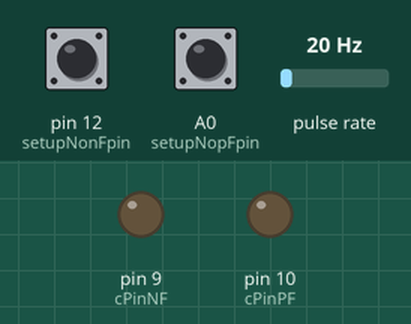
The sketch below on a simulated Arduino Uno, built with avr-gcc and run on an emulated ATmega328P. Parts: output pins drawn as LEDs (lit = HIGH). Wiring (inferred from the names in the program): pulse sensor: data pin 8. Dashed ring = blinking. Inputs (shaded band) come from the test bench; at power-on: pulse rate 20 Hz, pin 12 (setupNonFpin) HIGH, A0 (setupNopFpin) HIGH. What the sketch prints to the serial monitor is not drawn.

Above: at 2.2 s.
2.3 s: pulse rate (sensor on pin 8) set to 50 Hz
3.8 s: pulse rate (sensor on pin 8) set to 4 Hz
At 4.33 s:
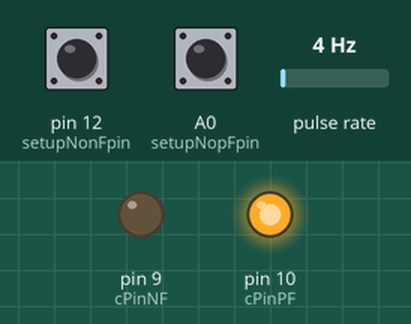
6.8 s: pulse rate (sensor on pin 8) set to 100 Hz
At 7.9 s:
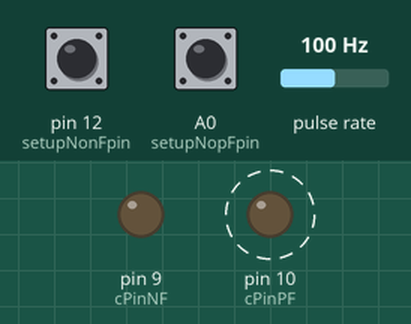
8.3 s: pulse rate (sensor on pin 8) set to 13 Hz
11.3 s: pin 12 (setupNonFpin) pulled LOW for 0.15 s
At 13.1 s:
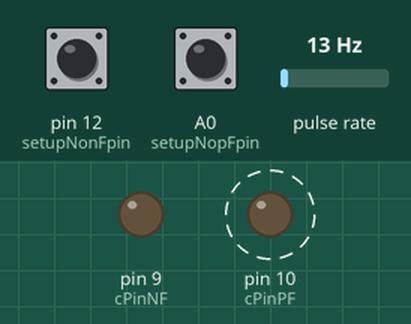
14.3 s: A0 (setupNopFpin) pulled LOW for 0.15 s
At 18.25 s:
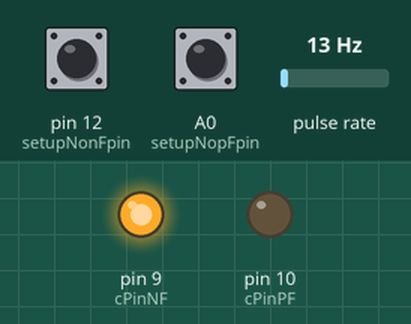
Timing chart, 0 to 18.3 s (numbered marks = the images above; inputs shaded):
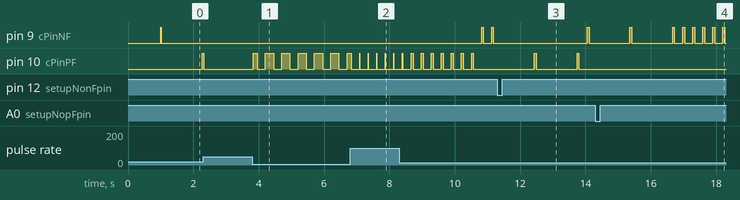

Measured:
- after the input at 6.8 s, pin 10 (cPinPF): alternates HIGH for 0.01 s and LOW for 0.25 s, starting at once
- after the input at 11.3 s, pin 10 (cPinPF): alternates HIGH for 0.06 s and LOW for 1.3 s, starting after 1.1 s
- by itself, pin 10 (cPinPF): repeats every 0.50 s: LOW 0.25 s, HIGH 0.25 s

The sketch:

CapMeter4.ino
```cpp
/*
 Capacitance Meter

 Original code: tmd3 on Arduino forum
 				http://forum.arduino.cc/index.php?topic=174338.0 post#21
 Slight changes and improvements: Dmitry Reznikov, 2015

 Defaults: capacitor pin 7, voltage reference pin 6;
 these can be switched - see macros definitions below.
 Capacitor to be measured between capacitor pin and GND.
 Resistor, value = Rc, beween capacitor pin and cPin.
 Resistor Rd, value < Rc/5 & > 200, between dPin and capacitor pin.

 cPin ----> Rc ----> capacitor pin ----> capacitor_being_tested ----> GND

 +5v ----> R2 ----> voltage reference pin ----> R1 ----> GND

 capacitor pin ----> Rd ----> dPin

*/

// *** Define setup section - change according to your layout

#define smallRc 10000.0  // default Rc resistance to measure 1nF and up
#define bigRc 1000000.0  // bigger Rc resistance to measure pF capacitors

#define Rd 510.0  // drain resistor
#define R1 984.0  // to GND
#define R2 1994.0 // to 5v
#define clockRate_us 16.0

#define dPin 8    // drain, any pin will do, 8 by default
#define cPinNF 9  // test voltage pin for small resistor (nF meter), default 9
#define cPinPF 10 // test voltage pin for big resistor (pF meter), default 10
				  // you can change these to pins 3 and 4, see macros below
				  // if other pins are used, add/change port manipulation macros below

#define setupNonFpin 12 // connect this pin to GND to disable nF mode
#define setupNopFpin A0 // connect this pin to GND to disable pF mode

#define pFmodeWait 10 // cycles to wait before changing to pF mode (default 10)

// *** the following macros start timer with either falling or rising edge.
// *** falling: reference voltage on pin 6, measured capacitor on pin 7
// *** rising: reference voltage on pin 7, measured capacitor on pin 6
#define START_TIMER TCCR1B = (1<<CS10)  // falling
//#define START_TIMER TCCR1B = (1<<CS10) | (1<<ICES1)  // rising

// *** macros to provide voltage to pins 4/3 or 9/10, depending on layout
//#define VPIN_HIGH(X) PORTD |= (1 << X)  // pin 4/3
#define VPIN_HIGH(X) PORTB |= (1 << X)  // pin 9/10
// *** X for VPIN_HIGH macro
#define smallCap 1 // 1 for pin 9 (PORTB); 4 for pin 4 (PORTD)
#define bigCap 2   // 2 for pin 10 (PORTB); 3 for pin 3 (PORTD)


// *** macros for visualization depending on your serial monitor abilities. Defaults work with RealTerm
#define PRINT_NEW_LINE Serial.print("\r") // carriage return; display resultis in one line
//#define PRINT_NEW_LINE Serial.println()  // use this if your serial monitor doesn't support CR (Arduino IDE)
#define PRINT_TAB Serial.print("\t")    // tab
//#define PRINT_TAB Serial.print("--- ")  // use this if your serial monitor doesn't show tabs (UECIDE)

// *** the end of define setup section

volatile uint8_t TIFR1_Copy;
volatile uint16_t ICR_Copy;
volatile uint8_t ICR_Flag = 0;
volatile uint16_t TOV1_Ctr;

bool pFmode = false;
bool NonFmode = false;
bool NopFmode = false;
bool modeChange = true;
byte adjustmentCounter = 22;
byte pFmodeCounter = 0;
float nFadjustment = 0;
float pFadjustment = 0;
float jitMin = 0;
float jitMax = 0;
byte pinSelect = smallCap;

float C;
float k;
uint16_t dischargeTime;

void calibration()
 {if (adjustmentCounter == 22) // first measure = nF adjustment through small resistor
 	{
 		nFadjustment = C;
 		Serial.print("nF adjustment: -");
 		Serial.print((nFadjustment*1000000),3);
 		Serial.println(" pF");
 		adjustmentCounter--;
 		k = 1/(clockRate_us*bigRc*log((R1+R2)/R2));
 		pFmode=true;
 		pinSelect = bigCap;
 		delay (1000);
 		return;
 	} else
  if (adjustmentCounter == 21)  // second measure = pF adjustment through big resistor
 	{
 		pFadjustment = C;
 		Serial.print("pF adjustment: -");
 		Serial.print((pFadjustment*1000000),3);
 		Serial.println(" pF");
 		adjustmentCounter--;
 		delay (1000);
 		return;
 	} else
  {
 	C = C - pFadjustment;
 	if (C < jitMin) {jitMin = C;}
 	if (C > jitMax) {jitMax = C;}
 	Serial.print("Testing...  ");  // show the jitter on big capacitor for a sec; maybe restart is needed
 	PRINT_TAB;
 	Serial.print(C*1000,3); Serial.print(" nF    ");
 	PRINT_TAB;
 	Serial.print((C*1000000),2); Serial.print(" pF                      ");
 	PRINT_NEW_LINE;
 	adjustmentCounter--;
 	if (adjustmentCounter == 0)
 	  {
 	  	Serial.print("Jitter: ");
 	  	Serial.print((jitMin*1000000),2);
 	  	Serial.print(" to ");
 	  	Serial.print((jitMax*1000000),2);
 	  	Serial.println(" pF                                  ");
 	  	Serial.println("Ready");
 	  }
  };
 }

void displayResults()
{
if (pFmode)  // small capacitor meter
 {
 C = C - pFadjustment;  // substract 'stray capacitance'
 Serial.print("  ****   ");
 PRINT_TAB;
 Serial.print(C*1000,3); Serial.print(" nF     ");
 PRINT_TAB;
 Serial.print((C*1000000),2); Serial.print(" pF                         ");
 PRINT_NEW_LINE;

 if (((C < 0.0000005) | (C > 0.002)) && (!NonFmode)) // switch to nF mode if needed
 	{
 	 pFmode = false;
 	 pFmodeCounter=0;
 	 k = 1/(clockRate_us*smallRc*log((R1+R2)/R2));
 	 pinSelect = smallCap;
 	};

 } else  // big capacitor meter
 {
 C = C - nFadjustment;  // substract 'stray capacitance'
 Serial.print(C,2); Serial.print(" uF   ");
 PRINT_TAB;
 Serial.print((C*1000),3); Serial.print(" nF     ");
 PRINT_TAB;
 Serial.print("  ****                            ");
 PRINT_NEW_LINE;

 if (((C < 0.002) && (C > 0.0000008)) && (!NopFmode)) // switch to pF mode if needed
 	{
 		pFmodeCounter++;
 		if (pFmodeCounter > pFmodeWait) // some delay before switch to avoid false triggers
 		{pFmode = true;
 		 k = 1/(clockRate_us*bigRc*log((R1+R2)/R2));
 	     pinSelect = bigCap;
 	     pFmodeCounter = 0;
 	    };
 	}
 };
}

void clearPrint()
{
	PRINT_NEW_LINE;
 	delay(1000);
 	Serial.print("                                                     ");
 	PRINT_NEW_LINE;
}

void checkSettings()
{
	MCUCR &= ~(1 << PUD); // enable pullup registers
	pinMode(setupNonFpin, INPUT_PULLUP);
    pinMode(setupNopFpin, INPUT_PULLUP);
	if ((digitalRead(setupNonFpin)==LOW) && (!NonFmode))
	{
		Serial.print("Disabling nF mode...                                        ");
		NonFmode = true;
		pFmode = true;
 		k = 1/(clockRate_us*bigRc*log((R1+R2)/R2));
 	    pinSelect = bigCap;
 	    pFmodeCounter = 0;
 	    clearPrint();
 	}
	else
	if ((digitalRead(setupNonFpin)==HIGH) && (NonFmode))
	{
		Serial.print("Enabling nF mode...                                         ");
		NonFmode = false;
		clearPrint();
	}
	else
	if ((digitalRead(setupNopFpin)==LOW) && (!NopFmode))
	{
		Serial.print("Disabling pF mode...                                        ");
		NopFmode = true;
		pFmode = false;
 		k = 1/(clockRate_us*smallRc*log((R1+R2)/R2));
 	    pinSelect = smallCap;
 	    pFmodeCounter = 0;
 	    clearPrint();
	}
	else
	if ((digitalRead(setupNopFpin)==HIGH) && (NopFmode))
	{
		Serial.print("Enabling pF mode...                                         ");
		NopFmode = false;
		clearPrint();
	}
	MCUCR |= (1 << PUD); // disable pullup registers
}


void setup() {
 Serial.begin(115200);
 Serial.println("Starting up");


// check the mode control pins and display the programmed resistor values
 pinMode(setupNonFpin, INPUT_PULLUP);
 pinMode(setupNopFpin, INPUT_PULLUP);

 if (digitalRead(setupNonFpin)==LOW) {NonFmode = true;}
 if (digitalRead(setupNopFpin)==LOW) {NopFmode = true;}

 if (NonFmode && NopFmode)
 	{Serial.println("Mode change disabled");
 	 modeChange = false;
 	 NonFmode = false; NopFmode = false;}
 Serial.print("nF resistor: ");
 Serial.print(smallRc);
 if (NonFmode) {Serial.print(" (disabled)");}
 Serial.println();
 Serial.print("pF resistor: ");
 Serial.print(bigRc);
 if (NopFmode) {Serial.print(" (disabled)");}
 Serial.println();

// k is the multiplier used to calculate capacitance based on resistor values
// it changes later in the code with mode changes
 k = 1/(clockRate_us*smallRc*log((R1+R2)/R2));


 MCUCR |= (1 << PUD);  // Globally disable pullup resistors
 TCCR1B = 0;  // Noise Canceler off; Normal mode; falling edge; stopped
 TCCR1A = 0;  // Normal mode;
 TIMSK1 = (1 << ICIE1) | (1 << TOIE1); // Input Capture and Overflow interrupts

 DIDR1 |= (1<<AIN1D)|(1<<AIN0D); // Disable digital buffer on comp inputs
 ACSR = (1 <<  ACIC); // Enable comparator capture

 pinMode(dPin,OUTPUT);
 pinMode(cPinNF,OUTPUT);
 pinMode(cPinPF,OUTPUT);
 digitalWrite(dPin,LOW);
 digitalWrite(cPinNF,LOW);
 digitalWrite(cPinPF,LOW); // All pins low - discharge

 delay(1000); // Wait plenty of time for discharge
}

void loop() {


 ICR_Flag = 0; // Initilize counters and flag
 TOV1_Ctr = 0;
 TCNT1 = 0;

 pinMode(dPin,INPUT); // dPin set to input - high impedance
 if (pFmode) {pinMode(cPinNF,INPUT);pinMode(cPinPF,OUTPUT);} else {pinMode(cPinPF,INPUT); pinMode(cPinNF,OUTPUT);}

 cli(); // No interrupts between starting charge and starting timer
 VPIN_HIGH(pinSelect);  // start charging, see defines above
 START_TIMER; // start Timer1, see defines above
 sei(); // Let interrutps happen now

 while (!ICR_Flag) {} // Wait for charging to finish

 pinMode(dPin,OUTPUT);
 pinMode(cPinNF,OUTPUT);
 pinMode(cPinPF,OUTPUT);
 digitalWrite(dPin,LOW);
 digitalWrite(cPinNF,LOW);
 digitalWrite(cPinPF,LOW); // dPin and test voltage pins low - start discharge

 // Calculate capacitance
 // Adjust overflow counter - if TOV1 is on, and ICR is low -
 if ((!(ICR_Copy & (1 << 15))) && (TIFR1_Copy & (1 << TOV1))) {
   TOV1_Ctr++;
 }
 C = k * (float)(((uint32_t)TOV1_Ctr << 16) | ICR_Copy);

 if (adjustmentCounter > 0) // calculating 'stray capacitances' on the first run

 {calibration();}

 else

 {displayResults();}


// start discharging

 dischargeTime = 1 + (uint16_t)(10.0*Rd*C/1000.0);
 delay(dischargeTime); // Wait at least 10 time constants
 if (dischargeTime < 250) {
   delay(250-dischargeTime); // Wait some more to limit printing
 }

if ((adjustmentCounter == 0) && modeChange) checkSettings();
}

ISR(TIMER1_CAPT_vect) {
 TCCR1B = 0;          // Stop Timer1 - CS12:CS10 = 0
 TIFR1_Copy = TIFR1;  // Get overflow interrupt status
 TIFR1 = (1 << TOV1); // Clear overflow
 ICR_Copy = ICR1;     // Get the ICR
 ICR_Flag = 1;        // Set the flag
}

ISR(TIMER1_OVF_vect) {
 TOV1_Ctr++;  // Bump the overflow counter
}
```
